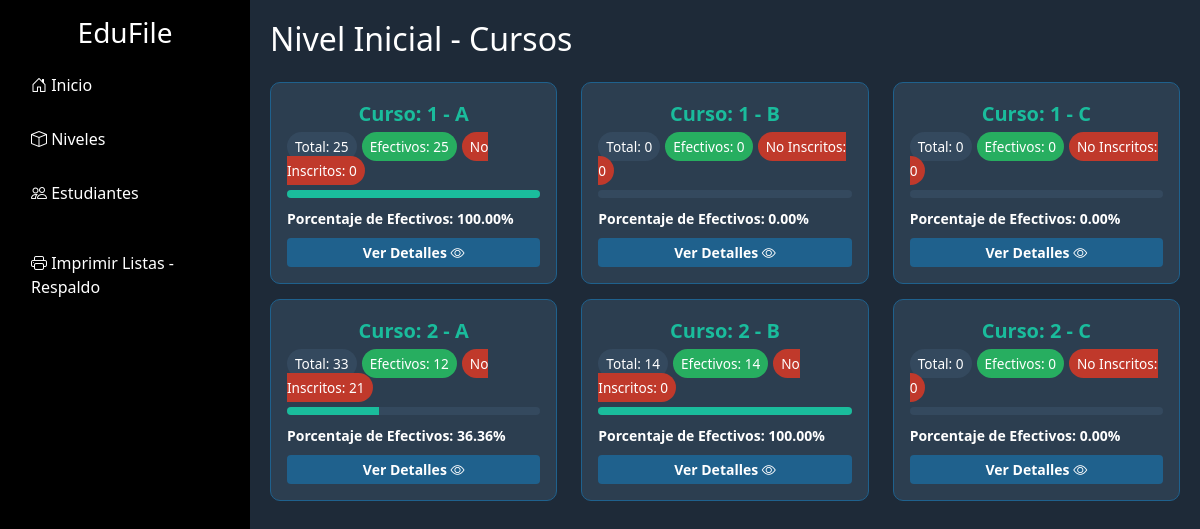
The app's page /inicialCursos.php with its own data.
### tables this page shows
CREATE TABLE `courses` (
  `id` bigint(20) NOT NULL,
  `level_id` bigint(20) DEFAULT NULL,
  `grade` int(11) NOT NULL,
  `parallel` enum('A','B','C') NOT NULL
);

### inicialCursos.php (the view, shortened to what this page needs)
<!DOCTYPE html>
<html lang="es">
<head>
    <link rel="stylesheet" href="css/bootstrap.min.css">
    <link href="https://cdnjs.cloudflare.com/ajax/libs/bootstrap-icons/1.10.5/font/bootstrap-icons.min.css" rel="stylesheet">
</head>
<body>
    <div class="d-flex">
        <?php
        include 'sidebar.php';
        ?>
        <div class="main-content">
            <h2 class="mb-4">Nivel Inicial - Cursos</h2>
            <div class="row">
                <?php
                include 'conexion.php';
                $query = "SELECT id, grade, parallel FROM courses WHERE level_id = 1 ORDER BY grade, parallel";
                $result = $conn->query($query);
                if ($result->num_rows > 0) {
                    while ($course = $result->fetch_assoc()) {
                        $course_id = $course['id'];
                        $grade = $course['grade'];
                        $parallel = $course['parallel'];
                        $statsQuery = "SELECT
                            COUNT(DISTINCT sc.student_id) AS total_registrados,
                            IFNULL(SUM(CASE WHEN sc.status = 'Efectivo - I' THEN 1 ELSE 0 END), 0) AS total_efectivos,
                            IFNULL(SUM(CASE WHEN sc.status = 'No Inscrito' THEN 1 ELSE 0 END), 0) AS total_no_inscritos
                        FROM student_courses sc
                        WHERE sc.course_id = '$course_id'";
                        $statsResult = $conn->query($statsQuery);
                        $stats = $statsResult->fetch_assoc();
                        $porcentajeEfectivos = ($stats['total_registrados'] > 0) ? ($stats['total_efectivos'] / $stats['total_registrados']) * 100 : 0;
                        echo '<div class="col-md-6 col-lg-4">';
                        echo '<div class="card course-card">';
                        echo '<div class="card-body p-3">';
                        echo '<div class="course-title">Curso: ' . htmlspecialchars($grade) . ' - ' . htmlspecialchars($parallel) . '</div>';
                        echo '<div class="mb-2">';
                        echo '<span class="stat-badge badge-total">Total: ' . $stats['total_registrados'] . '</span>';
                        echo '<span class="stat-badge badge-efectivos">Efectivos: ' . $stats['total_efectivos'] . '</span>';
                        echo '<span class="stat-badge badge-noinscritos">No Inscritos: ' . $stats['total_no_inscritos'] . '</span>';
                        echo '</div>';
                        echo '<div class="progress mb-2">';
                        echo '<div class="progress-bar" role="progressbar" style="width: ' . $porcentajeEfectivos . '%;" aria-valuenow="' . $porcentajeEfectivos . '" aria-valuemin="0" aria-valuemax="100"></div>';
                        echo '</div>';
                        echo '<small class="porcentaje-efectivos">Porcentaje de Efectivos: ' . number_format($porcentajeEfectivos, 2) . '%</small>';
                        echo '<a href="vistaGenCurso.php?grade=' . urlencode($grade) . '&parallel=' . urlencode($parallel) . '&level=inicial" class="btn btn-view btn-sm mt-2">Ver Detalles <i class="bi bi-eye"></i></a>';
                        echo '</div>';
                        echo '</div>';
                        echo '</div>';
                    }
                } else {
                    echo '<p>No se encontraron cursos en el nivel inicial.</p>';
                }
                ?>
            </div>
        </div>
    </div>
</body>
</html>

### sidebar.php (shortened to what this page needs)
<?php
$currentPage = basename($_SERVER['PHP_SELF']);
?>
<div class="sidebar p-3" style="background-color: #000; color: #fff; min-width: 250px;">
    <h3 class="text-center">EduFile</h3>
    <nav class="nav flex-column">
        <a href="index.php" class="nav-link text-white <?= ($currentPage == 'index.php') ? 'active' : '' ?>">
            <i class="bi bi-house-door"></i> Inicio
        </a>
        <div>
            <a class="nav-link text-white" data-bs-toggle="collapse" href="#nivelMenu" role="button" aria-expanded="false" aria-controls="nivelMenu">
                <i class="bi bi-box"></i> Niveles
            </a>
        </div>
        <a class="nav-link text-white <?= ($currentPage == 'estudiantes.php') ? 'active' : '' ?>" href="estudiantes.php">
            <i class="bi bi-people"></i> Estudiantes
        </a>
        <div class="mt-3">
            <a class="nav-link text-white <?= ($currentPage == 'imprimirListas.php') ? 'active' : '' ?>" href="imprimirListas.php" target="_blank">
                <i class="bi bi-printer"></i> Imprimir Listas - Respaldo
            </a>
        </div>
    </nav>
</div>

### inicialCursos.php (style rules this page uses)
:root { --color-primary: #3498db; --color-secondary: #2ecc71; --color-accent: #e74c3c; --color-warning: #f1c40f; --color-dark: #2c3e50; --color-pink: #e91e63; }
body { background-color: #1E2A38; color: #ffffff; }
.sidebar { background-color: #000; min-width: 250px; min-height: 100vh; padding: 20px; }
.sidebar .nav-link { color: #ffffff; padding: 10px 15px; margin: 5px 0; border-radius: 5px; transition: background-color 0.3s ease; }
.main-content { flex-grow: 1; padding: 20px; }
.course-card { background-color: #2C3E50; border: 1px solid #1F618D; border-radius: 10px; margin-bottom: 15px; transition: transform 0.2s, box-shadow 0.2s; }
.course-title { font-size: 1.25rem; margin-bottom: 5px; color: #1ABC9C; font-weight: bold; text-align: center; }
.stat-badge { font-size: 0.85rem; padding: 5px 8px; border-radius: 15px; margin-right: 5px; margin-bottom: 5px; color: #ffffff; }
.badge-total { background-color: #34495E; }
.badge-efectivos { background-color: #27AE60; }
.badge-noinscritos { background-color: #C0392B; }
.progress { height: 8px; background-color: #34495E; border-radius: 5px; overflow: hidden; margin-bottom: 10px; }
.progress-bar { background-color: #1ABC9C; }
.btn-view { background-color: #1F618D; border: none; width: 100%; font-weight: bold; color: #ffffff; }
.porcentaje-efectivos { color: #ffffff; font-weight: bold; }

### records on screen
courses: grade "1", parallel "A", total_registrados "25", total_efectivos "25", total_no_inscritos "0", $porcentajeEfectivos 100 (drawn), porcentajeEfectivos "100.00"
courses: grade "1", parallel "B", total_registrados "0", total_efectivos "0", total_no_inscritos "0", porcentajeEfectivos "0.00"
courses: grade "1", parallel "C", total_registrados "0", total_efectivos "0", total_no_inscritos "0", porcentajeEfectivos "0.00"
courses: grade "2", parallel "A", total_registrados "33", total_efectivos "12", total_no_inscritos "21", $porcentajeEfectivos 36.363636363636 (drawn), porcentajeEfectivos "36.36"
courses: grade "2", parallel "B", total_registrados "14", total_efectivos "14", total_no_inscritos "0", $porcentajeEfectivos 100 (drawn), porcentajeEfectivos "100.00"
courses: grade "2", parallel "C", total_registrados "0", total_efectivos "0", total_no_inscritos "0", porcentajeEfectivos "0.00"
